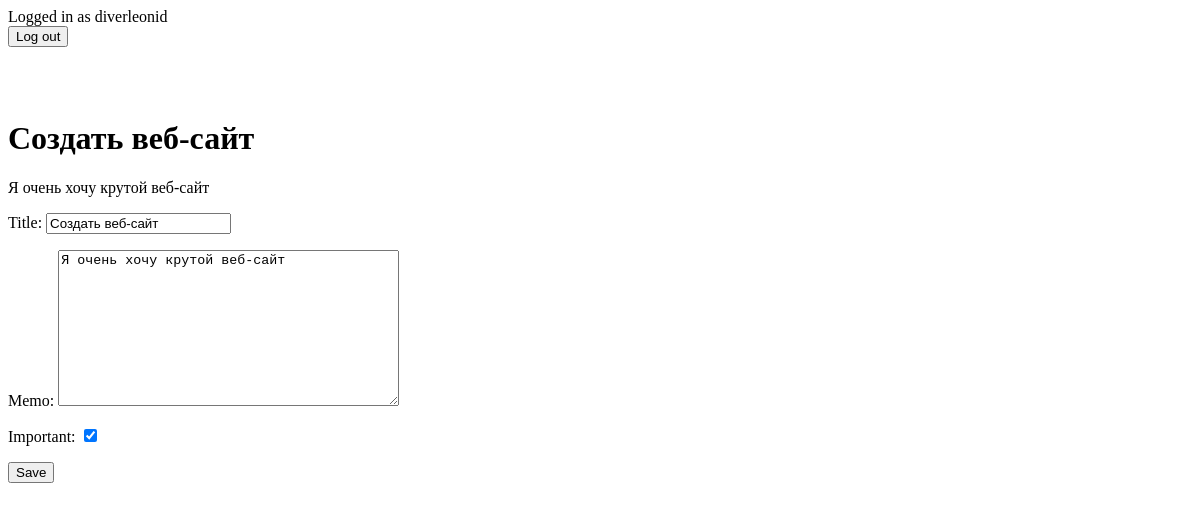
Page /todo/5 (signed in) on the earlier database version.
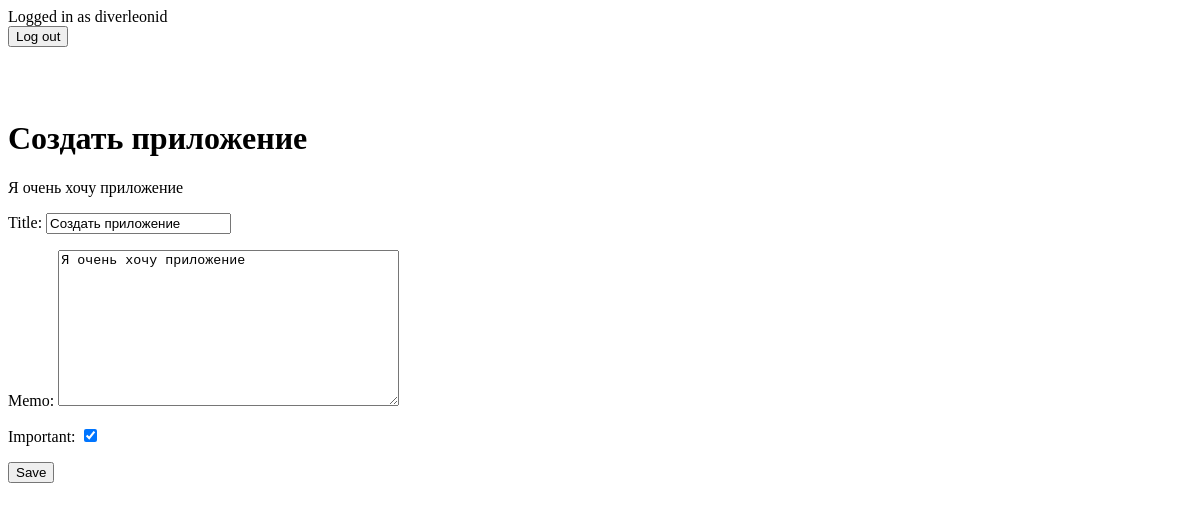
Same page on the later database version.
### todoapp/models.py (models this page shows, shortened)
class ToDoList(models.Model):
    title = models.CharField(max_length=100)
    memo = models.TextField(blank=True)
    created = models.DateTimeField(auto_now_add=True)
    datecompleted = models.DateTimeField(null=True, blank=True)
    important = models.BooleanField(default=False)
    user = models.ForeignKey(User, on_delete=models.CASCADE)

### todoapp/views.py (the view, shortened to what this page needs)
# urls.py: path('todo/<int:todo_pk>', views.viewtodo, name='viewtodo'),
def viewtodo(request, todo_pk):
    todo = get_object_or_404(ToDoList, pk=todo_pk, user=request.user)
    if request.method == 'GET':
        form = TodoForm(instance=todo)
        return render(request, 'todoapp/viewtodo.html', {'todo': todo, 'form': form})

### todoapp/forms.py
class TodoForm(ModelForm):
    class Meta:
        model = ToDoList
        fields = ['title', 'memo', 'important']

### todoapp/templates/todoapp/viewtodo.html (shortened to what this page needs)
{% extends 'todoapp/base.html' %}
{% block content %}
    <h1>{{ todo.title }}</h1>
        <p>{{ todo.memo }}</p>
    <form method="POST">
    {{ form.as_p }}
    <button type="submit">Save</button>
    </form>
{% endblock %}

Differences in the rows shown:
changed ToDoList: title "Создать веб-сайт" → "Создать приложение"; memo "Я очень хочу крутой веб-сайт" → "Я очень хочу приложение"
